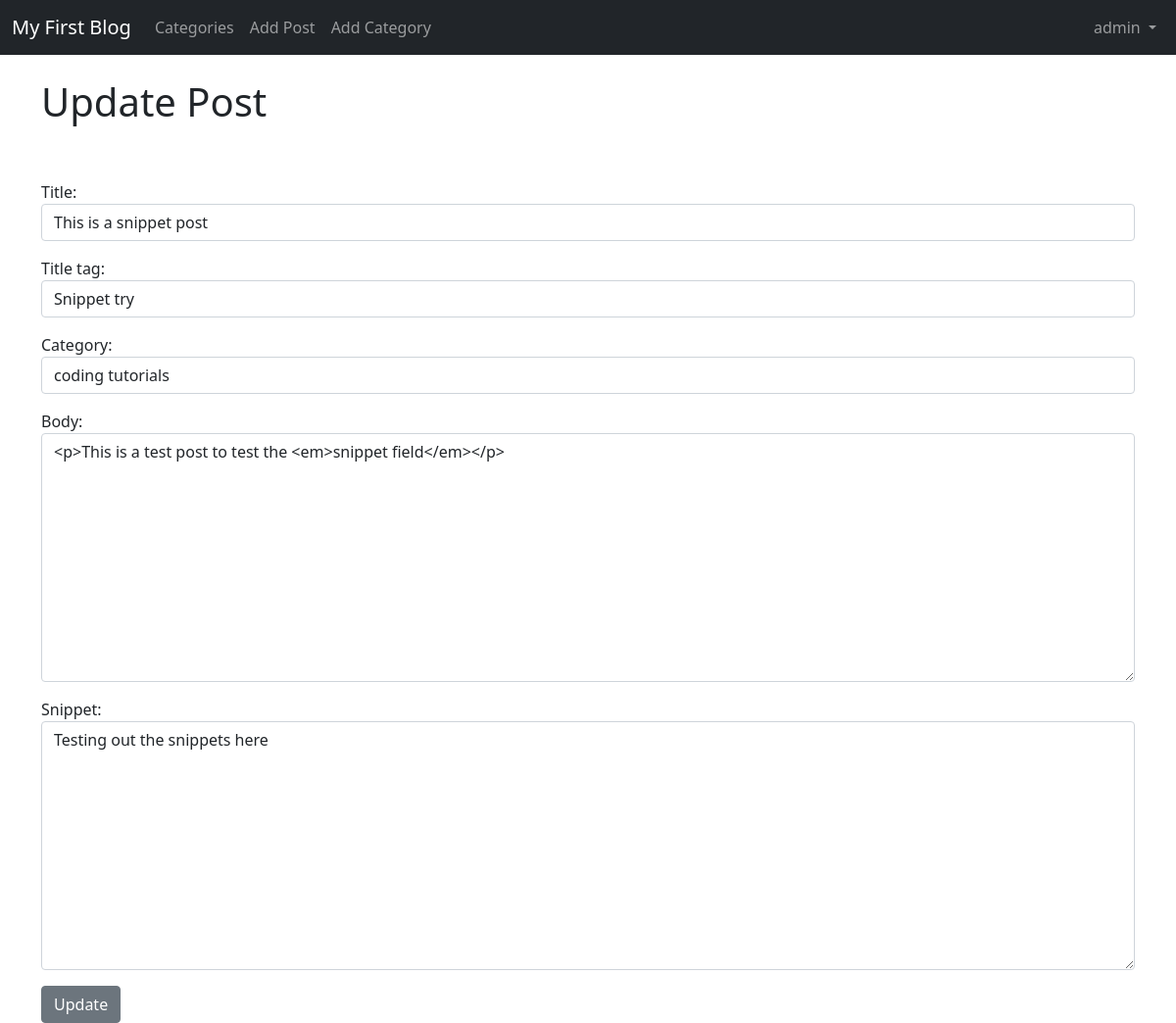
The app's page /article/edit/14 (signed in) with its own data.
### theblog/models.py (models this page shows, shortened)
class Post(models.Model):
    title = models.CharField(max_length=255)
    header_image = models.ImageField(null=True,blank=True,upload_to="images/")
    title_tag = models.CharField(max_length=255)
    author = models.ForeignKey(User, on_delete=models.CASCADE)
    body = RichTextField(blank=True, null=True)
    post_date = models.DateField(auto_now_add = True)
    category = models.CharField(max_length=255, default='uncategorized')
    snippet = models.CharField(max_length=255)
    likes = models.ManyToManyField(User, related_name = 'blog_posts')

### theblog/views.py (the view)
# urls.py: path('article/edit/<int:pk>', UpdatePostView.as_view(), name='update_post'),
class UpdatePostView(UpdateView):
    model = Post
    form_class = EditForm
    template_name = 'update_post.html'

### theblog/forms.py
class EditForm(forms.ModelForm):
    class Meta:
        model = Post
        fields = ('title', 'title_tag','category', 'body','snippet')
        widgets = {
            'title':forms.TextInput(attrs={'class':'form-control'}),
            'title_tag':forms.TextInput(attrs={'class':'form-control'}),
            'category':forms.Select(choices=choices, attrs={'class':'form-control'}),
            'body':forms.Textarea(attrs={'class':'form-control'}),
            'snippet':forms.Textarea(attrs={'class':'form-control'}),
        }

### theblog/templates/update_post.html (shortened to what this page needs)
{% extends 'base.html' %}
{%block content %}
{% if user.is_authenticated %}
    {% if user.id == post.author.id %}
    <h1>Update Post</h1>
    <br/><br/>
    <div class="form-group">
        <form method="POST">
            {{ form.as_p }}
            <button class="btn btn-secondary">Update</button>
    </div>
    {% else %}
        You are not the author of this post and you should not be here! (and you know it...)
    {% endif %}
{% else %}
    You are not login and you should not be here! (and you know it...)
{% endif %}
{% endblock %}

### theblog/templates/base.html (shortened to what this page needs)
<!doctype html>
<html lang="en">
  <head>
    <link href="https://cdn.jsdelivr.net/npm/bootstrap@5.0.0-beta2/dist/css/bootstrap.min.css" rel="stylesheet">
  </head>
  <body>
      <nav class="navbar navbar-expand-lg navbar-dark bg-dark">
  <div class="container-fluid">
    <a class="navbar-brand" href="{% url 'home' %}">My First Blog</a>
    <div class="collapse navbar-collapse" id="navbarSupportedContent">
      <ul class="navbar-nav me-auto mb-2 mb-lg-0">
{% if cat_menu %}
    <li class="nav-item dropdown">
        <a class="nav-link dropdown-toggle" href="#" id="navbarDropdown" role="button" data-bs-toggle="dropdown" aria-expanded="false">Categories
        </a>
          <ul class="dropdown-menu" aria-labelledby="navbarDropdown">
            {% for item in cat_menu %}
            <li><a class="dropdown-item" href="{% url 'category' item|slugify %}">{{ item }}</a></li>
            {% endfor %}
          </ul>
    </li>
{% else %}
    <li class="nav-item">
      <a class="nav-link" href="{%url 'category-list' %}">Categories</a>
    </li>
{% endif %}
{% if user.is_authenticated %}
        <li class="nav-item">
          <a class="nav-link" href="{%url 'add_post' %}">Add Post</a>
        </li>
        <li class="nav-item">
          <a class="nav-link" href="{%url 'add_category' %}">Add Category</a>
        </li>
        </ul>
        <ul class="navbar-nav ml-auto mb-2 mb-lg-0">
            <li class="nav-item dropdown">
              <a class="nav-link dropdown-toggle" href="#" id="navbarDropdown" role="button" data-bs-toggle="dropdown" aria-expanded="false">
                {{user.username}}
              </a>
            </li>
        </ul>
{% endif %}
    </div>
  </div>
</nav>
<br/>
<div class="container">
{%block content %}
{% endblock %}
</div>
  </body>
</html>

### records on screen
Post: title "This is a snippet post", title_tag "Snippet try", category "coding tutorials", body "<p>This is a test post to test the <em>snippet field</em></p>", snippet "Testing out the snippets here"

### other values on screen
{{ user.username }} "admin"
